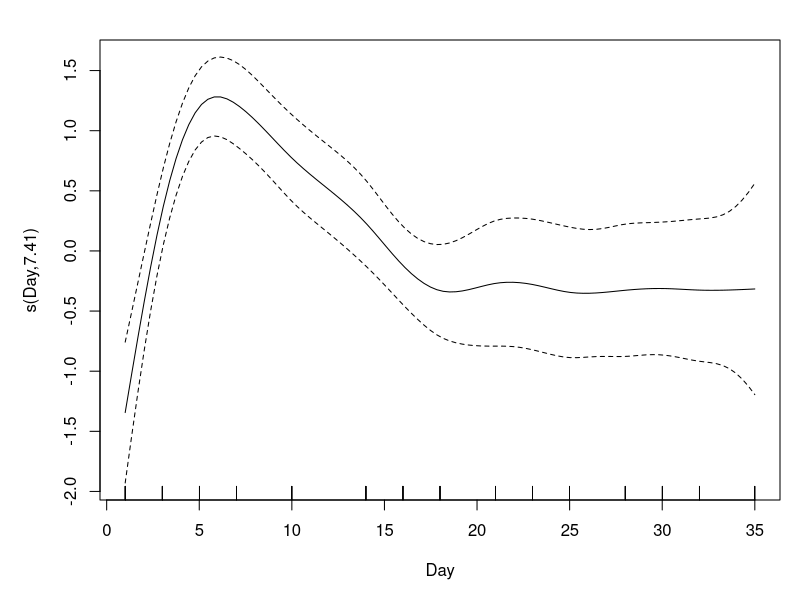
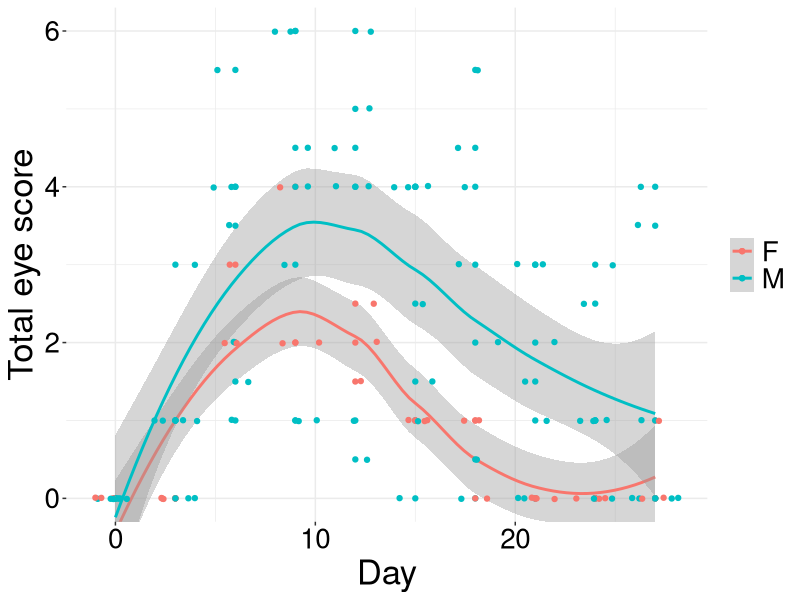
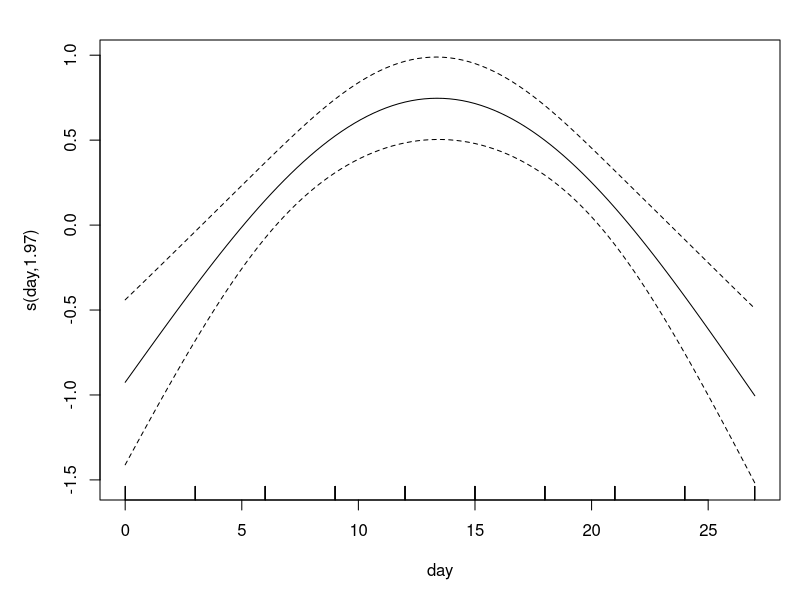
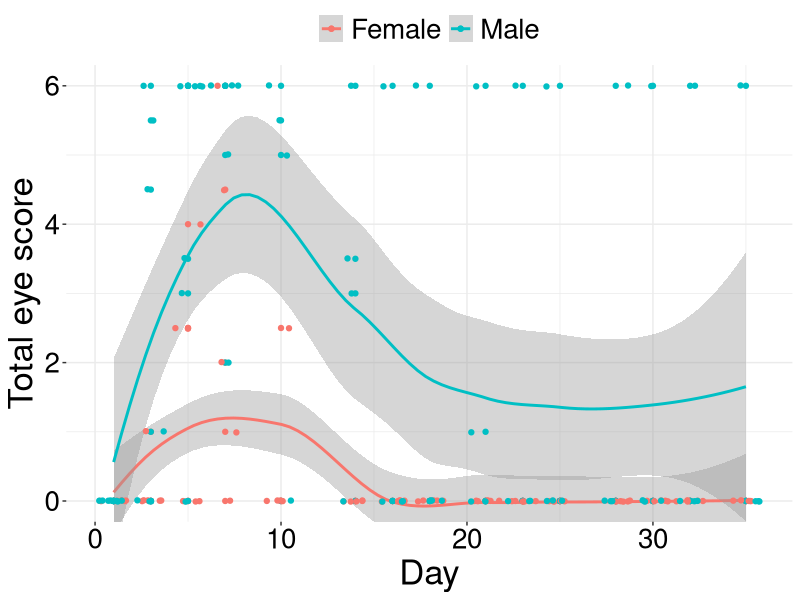
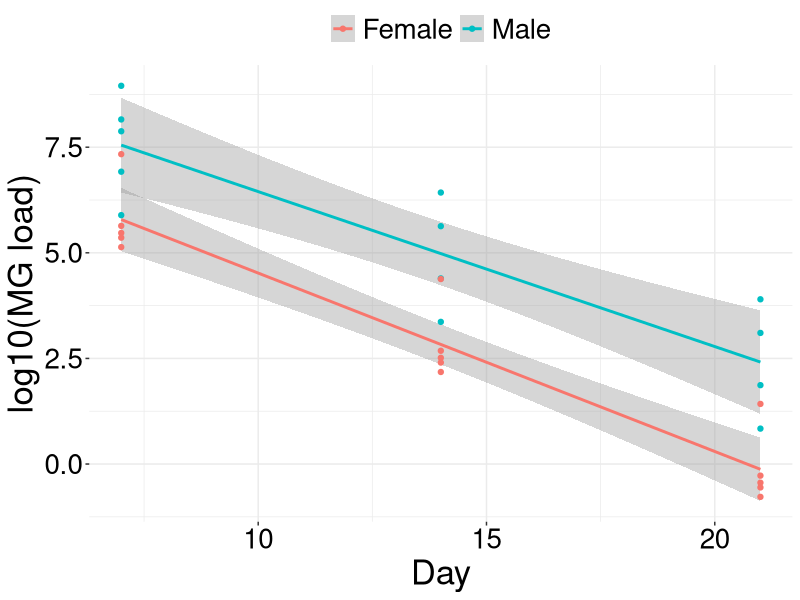

Source code (R) for these figures, in order: (Note: this script raises an error after producing the figures.)
#############################################################################
## This script was developed by Dr. Erin Sauer for Sauer et al. (submitted) #
# "Male pathology regardless of behaviour drives transmission in an         #
#  avian host-pathogen system"                                              #
# The script fits all statistical models described in the manuscript        #
# Data were collected in the canary - MG experiment described in the        #
#     manuscript, unless otherwise noted.                                   #
#############################################################################

library(lme4)
library(car)
library(tidyverse)
library(mgcv)

######## Eye scores #############################
es <- read.csv("Eye score data.csv")
str(es)
es$Day <- as.numeric(es$Day) 
es$Sex <- as.factor(es$Sex)
#only MG exposed birds are included in this analysis
es <- subset(es, Treatment == "MG")  

es.m <- gamm(ES ~ Sex + s(Day), niterPQL=100, family=poisson(),
            correlation=corCAR1(form=~Day|ID), data = es)
plot(es.m$gam, pages=1)
summary(es.m$gam)

esfig <- ggplot(es, aes(y=ES, x=Day, color=Sex)) +
   geom_smooth()+
   geom_point()+
   theme_bw()+
   coord_cartesian(ylim=c(0, 6))+
   geom_jitter(height = .01) +
   theme(axis.text=element_text(size=20, color="black"),
         panel.border = element_blank(),
         axis.title=element_text(size=25),
         legend.position="top",
         legend.text=element_text(size=20),
         legend.title=element_blank())+
   ylab("Total eye score")
ggsave("esfig.png", width = 2000, height = 2000, units = "px", dpi=300)

#############   House Finch data for comparison   ###########################
# This data is a subset from Adelman et al 2015 doi: 10.1098/rspb.2015.1429 #
#  and is publicly available. Here, only eye scores from the index birds    #
#  are used.                                                                #
#############################################################################

HOFIes <- read.csv("Adelman et al 2015.csv")
str(HOFIes)
HOFIes$sex <- as.factor(HOFIes$sex)

ggplot(HOFIes, aes(y=es, x=day, color=sex)) +
  geom_smooth()+
  geom_point()+
  theme_bw()+
  coord_cartesian(ylim=c(0, 6))+
  geom_jitter(height = .01) +
  theme(axis.text=element_text(size=20, color="black"),
        panel.border = element_blank(),
        axis.title=element_text(size=25),
        legend.position="right",
        legend.text=element_text(size=20),
        legend.title=element_blank())+
  ylab("Total eye score")+xlab("Day")

mHOFI <- gamm(es ~ sex + s(day , k=3), family=poisson(),
           correlation=corCAR1(form=~day|id), data = HOFIes)
plot(mHOFI$gam, pages=1) #this plot lets us visually assess the fit
summary(mHOFI$gam)

################## MG load #######################
mg <- read.csv("MG load.csv")
str(mg)
mg$Day <- as.numeric(mg$Day) #make day numeric

# this analysis only uses MG exposed birds and, 
#  for the purpose of useing a linear mode, does not include
#  days 0 (no infections) or day 35 when most birds had recovered
mg <- subset(mg, Treatment == "MG")
mg <- subset(mg, Day != 0)
mg <- subset(mg, Day != 35)

m3 <- lmer(logLoad ~ Sex * Day + (1|ID), mg)
summary(m3)
Anova(m3)

#this code mades a database of predicted data from the model and plots it
points5 <- predict(m3, mg)
unname(points5)
pps5 <- as.data.frame(cbind(points5, mg))

mgfig<-ggplot(pps5, aes(y=points5, x=Day, color=Sex)) +
  #geom_boxplot()+
  geom_smooth(method="lm")+
  geom_point()+
  theme_bw()+
  theme(axis.text=element_text(size=20, color="black"),
        panel.border = element_blank(),
        axis.title=element_text(size=25),
        legend.position="top",
        legend.text=element_text(size=20),
        legend.title=element_blank())+
  ylab("log10(MG load)")

ggsave("mgfig.png", width = 2000, height = 2000, units = "px", dpi=300)

######## Body condition #############################
# this section has both mass and fat score analyses #
#####################################################

bc <- read.csv("Body condition data.csv")
str(bc) 
bc$Day <- as.numeric(bc$Day) #make day numeric

######## fat score ##########
bc$ST <- revalue(bc$ST, c("FemaleControl"="Female:Control", 
                          "MaleControl"="Male:Control",
                          "MaleMG"="Male:MG",
                          "FemaleMG"="Female:MG"))

bc$STorder <- revalue(bc$ST, c("Female:Control"=2, 
                               "Male:Control"=4,
                               "Male:MG"=3,
                               "Female:MG"=1))
bc$STorder <- as.numeric(bc$STorder)
#raw data plot
ggplot(bc, aes(y=Fat, x=Day, color=ST)) +
  geom_smooth(method="lm")+
  geom_point()+
  theme_bw()+
  theme(axis.text=element_text(size=15, color="black"),
        panel.border = element_blank(),
        axis.title=element_text(size=20),
        legend.text=element_text(size=15),
        legend.title=element_text(size=20))+
  ylab("Fat Score")

fatm2 <- lmer(Fat ~ Sex * Day * Treatment + (1|ID),  bc)
summary(fatm2)
Anova(fatm2)

# make predictive plot which is used in supplement
points3 <- predict(fatm2, bc)
View(points3)
unname(points3)
pps3 <- as.data.frame(cbind(points3, bc))
pps3$ST <- as.factor(pps3$ST)
pps3 <- pps3 %>% mutate(ST = fct_reorder(ST, STorder))
#plot!
fatfig <- ggplot(pps3, aes(y=points3, x=Day, color=ST)) +
  geom_smooth(method="lm")+
  geom_point()+
  theme_bw()+
  theme(axis.text=element_text(size=15, color="black"),
        panel.border = element_blank(),
        axis.title=element_text(size=20),
        legend.position="top",
        legend.text=element_text(size=13),
        legend.title=element_blank())+
  ylab("Fat Score")
fatfig
ggsave("fatfig.png", width = 2000, height = 2000, units = "px", dpi=300)

######## body mass ########
#raw data plot
ggplot(bc, aes(y=Mass, x=Day, color=ST)) +
  geom_smooth(method="lm")+
  geom_point()+
  theme_bw()+
  theme(axis.text=element_text(size=15, color="black"),
        panel.border = element_blank(),
        axis.title=element_text(size=20),
        legend.text=element_text(size=15),
        legend.title=element_blank())+
  ylab("Mass (g)")

massm2 <- lmer(Mass ~ Sex * Day * Treatment + (1|ID), bc)
summary(massm2)
Anova(massm2)

#make predictive plot for supplement
points4 <- predict(massm2, bc)
#View(points4)
unname(points4)
pps4 <- as.data.frame(cbind(points4, bc))
str(pps4)

pps4 <- pps4 %>% mutate(ST = fct_reorder(ST, STorder))

massfig <- ggplot(pps4, aes(y=points4, x=Day, color=ST)) +
  geom_smooth(method="lm")+
  geom_point()+
  theme_bw()+
  theme(axis.text=element_text(size=15, color="black"),
        panel.border = element_blank(),
        axis.title=element_text(size=20),
        legend.position="top",
        legend.text=element_text(size=13),
        legend.title=element_blank())+
  ylab("Mass (g)")
bodycfig <- ggarrange(fatfig,massfig,ncol=1, nrow=2, 
                  labels=c("A","B"), font.label=list(size=25))
ggsave("bodycfig.png", 
       width = 2000, height = 3000, units = "px", dpi=300)

######### Antibody data ######################################
ab <- read.csv("antibody data.csv")
str(ab)
ab$Day <- as.numeric(ab$Day) 
#this analysis only uses MG exposed birds
abMG <- subset(ab, Treatment == "MG") 

m1 <- lmer(antibody ~ Sex * Day + (1|ID), abMG)
summary(m1)
Anova(m1)
#make predictive plot for manuscript
points <- predict(m1, abMG)
View(points)
unname(points)
pps <- as.data.frame(cbind(points, abMG))

#plot!
abfig <- ggplot(ab, aes(y=antibody, x=Day, color=Sex)) +
  geom_smooth(method=lm)+
  geom_point()+
  theme_bw()+coord_cartesian(ylim=c(0, 0.115))+ 
  #geom_hline(yintercept=0.0229, linetype="dashed", color="black", size=.3)+
  theme(axis.text=element_text(size=20, color="black"),
        panel.border = element_blank(),
        axis.title.y =element_text(size=20),
        axis.title.x=element_text(size=25),
        legend.position="top",
        legend.text=element_text(size=20),
        legend.title=element_blank())+
        #legend.text=element_text(size=15),
        #legend.title=element_text(size=20))+
  ylab("MG-specific antibody (OD)")
abfig
ggsave("abfig.png", width = 2000, height = 2000, units = "px", dpi=300)

###### fig2 panel ######################################
Fig2 <- ggarrange(esfig,mgfig,abfig, ncol=3, nrow=1, 
                  labels=c("A","B","C"), font.label=list(size=25))
ggsave("Fig2.png", 
       width = 4000, height = 1500, units = "px", dpi=300)

###### WBC counts ########################################
wbc <- read.csv("WBC counts.csv")
str(wbc)
#analysis of change in relative abundance of leukocytes 
# from pre-exposure to one week post exposure
wbc7 <- subset(wbc, Day < 8)
colnames(wbc7)
wbc7 <- wbc7[,c(2:6,8:11)]
wbc7 <- wbc7 %>% group_by(ST,ID) %>% 
  pivot_wider(names_from = Day, values_from = c(Eosinphil, Heterophil,Lymphocyte,Monocyte)) %>%
  mutate(Epc = (Eosinphil_7 - Eosinphil_0)/Eosinphil_0*100,
         Hpc = (Heterophil_7 - Heterophil_0)/Heterophil_0*100,
         Lpc = (Lymphocyte_7 - Lymphocyte_0)/Lymphocyte_0*100,
         Mpc = (Monocyte_7 - Monocyte_0)/Monocyte_0*100,
         Eosinophil = (Eosinphil_7 - Eosinphil_0),
         Heterophil = (Heterophil_7 - Heterophil_0),
         Lymphocyte = (Lymphocyte_7 - Lymphocyte_0),
         Monocyte = (Monocyte_7 - Monocyte_0),
         HLR_0=(Heterophil_0/Lymphocyte_0),
         HLR_7=(Heterophil_7/Lymphocyte_7),
         dHLR=(HLR_7-HLR_0)) 
View(wbc7) 
str(wbc7)
wbc7 <- do.call(data.frame, lapply(wbc7, function(x) {
  replace(x, is.infinite(x) | is.na(x), NA)
})
)
View(wbc7)
#fix some NAs that should be 0
wbc7[1,16] <- 0
wbc7[15,16] <- 0
wbc7[12,16] <- 0

wbcM <- manova(cbind(Eosinophil,Heterophil,Lymphocyte,Monocyte)~
                 Sex * Treatment, data=wbc7)
summary(wbcM)
summary.aov(wbcM)

colnames(wbc7)
wbcplot <- wbc7[,c(4,17:20)]
wbcplot <- wbcplot %>% pivot_longer(!ST, names_to = "WBC", values_to = "values")
wbcplot$ST <- revalue(wbcplot$ST, c("FemaleControl"="Female:Control", 
                              "MaleControl"="Male:Control",
                              "MaleMG"="Male:MG",
                              "FemaleMG"="Female:MG"))

wbcplot$STorder <- revalue(wbcplot$ST, c("Female:Control"=2, 
                                   "Male:Control"=4,
                                   "Male:MG"=3,
                                   "Female:MG"=1))
wbcplot$STorder <- as.numeric(wbcplot$STorder)
wbcdf <- ggplot(wbcplot, aes(y=values, x=ST, color=WBC)) +
 geom_boxplot()+
  theme_bw()+
  #coord_cartesian(ylim=c(-102, 250))+
  theme(axis.text=element_text(size=20, color="black"),
        panel.border = element_blank(),
        axis.title=element_text(size=25),
        legend.position="top",
        legend.text=element_text(size=20),
        legend.title=element_blank())+
  ylab("Change in count post exposure")+xlab("")

wbcdf
ggsave("wbcdf.png", 
       width = 2500, height = 2000, units = "px", dpi=300)

#pre exposure
wbc0 <- subset(wbc, Day ==0)
str(wbc0)
wbcM0 <- manova(cbind(Eosinphil,Heterophil,Lymphocyte,Monocyte)~
                     Sex , data=wbc0)
sum1 <- summary(wbcM0)
sum2 <- summary.aov(wbcM0)

ggplot(wbc0, aes(y=HLR, x=Sex)) +
  geom_boxplot()+
  theme_bw()+
  #coord_cartesian(ylim=c(-102, 250))+
  theme(axis.text=element_text(size=20, color="black"),
        panel.border = element_blank(),
        axis.title=element_text(size=25),
        legend.position="top",
        legend.text=element_text(size=20),
        legend.title=element_blank())+
  ylab("Eosinphil")+xlab("")

###### hematocrit ###########
hema <- read.csv("hematocrit.csv")
str(hema)
hema$Sex <- as.factor(hema$Sex)
#this analysis did not include values prior to exposure
hema <- subset(hema, Hem >0)
hema$ST <- revalue(hema$ST, c("ControlFemale"="Female:Control", 
                          "ControlMale"="Male:Control",
                          "MGMale"="Male:MG",
                          "MGFemale"="Female:MG"))

hema$STorder <- revalue(hema$ST, c("Female:Control"=2, 
                               "Male:Control"=4,
                               "Male:MG"=3,
                               "Female:MG"=1))
hema$STorder <- as.numeric(hema$STorder)

#MK 114 was excluded from this analysis because this bird had 
# abnormally high hematocrit both before and after exposure.
# (>80% compared to all other birds <70%, nearly all between 50-70)
hema <- subset(hema, ID!="MK 114")

hem1 <- lmer(Hem ~ Sex * Day * Treatment + (1|ID), hema)
summary(hem1)
Anova(hem1)
#making predictive plot fig. S3
hempred <- predict(hem1, hema)
unname(hempred)
hempred <- as.data.frame(cbind(hempred, hema))

hempred <- hempred %>% mutate(ST = fct_reorder(ST, STorder))
hemaplot <- ggplot(hempred, aes(y=hempred, x=Day, color = ST)) +
  #geom_boxplot()+
  #geom_line()+
  geom_smooth(method="lm")+
  geom_point()+
  #geom_errorbar(aes(ymin=mean-se, ymax=mean+se), width=.5) +
  theme_bw()+
  theme(axis.text=element_text(size=20, color="black"),
        panel.border = element_blank(),
        axis.title=element_text(size=25),
        legend.position="top",
        legend.text=element_text(size=13),
        legend.title=element_blank())+
  ylab("% Hematocrit")
ggsave("hemaplot.png", 
       width = 2000, height = 1500, units = "px", dpi=300)
